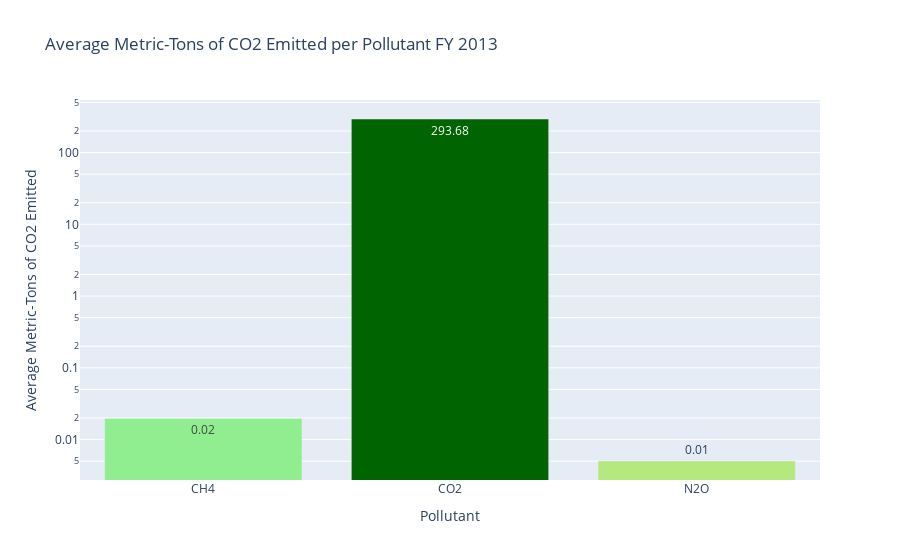

Source (notebook cell):
### Code cell
# Group by 'Pollutant' and calculate the mean of 'Metric-Tons of CO2 Emitted'
average_metric_emissions = df1.groupby('Pollutant')['Metric-Tons of CO2 Emitted'].mean().reset_index()

# Create a Plotly bar plot
fig = go.Figure()

fig.add_trace(go.Bar(
    x=average_metric_emissions['Pollutant'],
    y=average_metric_emissions['Metric-Tons of CO2 Emitted'],
    marker=dict(color=['lightgreen', 'darkgreen', '#B6E880']),
    text=average_metric_emissions['Metric-Tons of CO2 Emitted'].apply(lambda x: f'{x:.2f}'),
    textposition='auto',
))

# Update layout
fig.update_layout(
    title='Average Metric-Tons of CO2 Emitted per Pollutant FY 2013',
    xaxis=dict(title='Pollutant'),
    yaxis=dict(title='Average Metric-Tons of CO2 Emitted', type='log')
)

fig.show()

### Figure 1 — Plotly figure (JSON) as saved in the notebook; plotly's stock layout.template omitted (floating-point values rounded to 4 significant figures)
{"data": [{"marker": {"color": ["lightgreen", "darkgreen", "#B6E880"]}, "text": ["0.02", "293.68", "0.01"], "textposition": "auto", "type": "bar", "x": ["CH4", "CO2", "N2O"], "y": [0.01974, 293.7, 0.00503]}], "layout": {"title": {"text": "Average Metric-Tons of CO2 Emitted per Pollutant FY 2013"}, "xaxis": {"title": {"text": "Pollutant"}}, "yaxis": {"title": {"text": "Average Metric-Tons of CO2 Emitted"}, "type": "log"}}}
